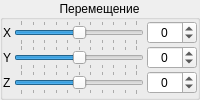
           <widget class="QGroupBox" name="groupBox_3">
            <property name="title">
             <string>Перемещение</string>
            </property>
            <property name="alignment">
             <set>Qt::AlignCenter</set>
            </property>
            <layout class="QVBoxLayout" name="verticalLayout_9">
             <property name="spacing">
              <number>0</number>
             </property>
             <property name="leftMargin">
              <number>0</number>
             </property>
             <property name="topMargin">
              <number>0</number>
             </property>
             <property name="rightMargin">
              <number>0</number>
             </property>
             <property name="bottomMargin">
              <number>0</number>
             </property>
             <item>
              <layout class="QHBoxLayout" name="horizontalLayout_2">
               <property name="spacing">
                <number>3</number>
               </property>
               <item>
                <widget class="QLabel" name="l_mov_x">
                 <property name="text">
                  <string>X</string>
                 </property>
                </widget>
               </item>
               <item>
                <widget class="QSlider" name="Slider_X_mov">
                 <property name="minimum">
                  <number>-100</number>
                 </property>
                 <property name="maximum">
                  <number>100</number>
                 </property>
                 <property name="orientation">
                  <enum>Qt::Horizontal</enum>
                 </property>
                 <property name="tickPosition">
                  <enum>QSlider::TicksBothSides</enum>
                 </property>
                 <property name="tickInterval">
                  <number>20</number>
                 </property>
                </widget>
               </item>
               <item>
                <widget class="QSpinBox" name="SpinBox_X_mov">
                 <property name="minimumSize">
                  <size>
                   <width>50</width>
                   <height>0</height>
                  </size>
                 </property>
                 <property name="maximumSize">
                  <size>
                   <width>50</width>
                   <height>16777215</height>
                  </size>
                 </property>
                 <property name="alignment">
                  <set>Qt::AlignCenter</set>
                 </property>
                 <property name="minimum">
                  <number>-100</number>
                 </property>
                 <property name="maximum">
                  <number>100</number>
                 </property>
                 <property name="value">
                  <number>0</number>
                 </property>
                </widget>
               </item>
              </layout>
             </item>
             <item>
              <layout class="QHBoxLayout" name="horizontalLayout_4">
               <property name="spacing">
                <number>3</number>
               </property>
               <item>
                <widget class="QLabel" name="l_mov_y">
                 <property name="text">
                  <string>Y</string>
                 </property>
                </widget>
               </item>
               <item>
                <widget class="QSlider" name="Slider_Y_mov">
                 <property name="minimum">
                  <number>-100</number>
                 </property>
                 <property name="maximum">
                  <number>100</number>
                 </property>
                 <property name="orientation">
                  <enum>Qt::Horizontal</enum>
                 </property>
                 <property name="tickPosition">
                  <enum>QSlider::TicksBothSides</enum>
                 </property>
                 <property name="tickInterval">
                  <number>20</number>
                 </property>
                </widget>
               </item>
               <item>
                <widget class="QSpinBox" name="SpinBox_Y_mov">
                 <property name="sizePolicy">
                  <sizepolicy hsizetype="Minimum" vsizetype="Fixed">
                   <horstretch>0</horstretch>
                   <verstretch>0</verstretch>
                  </sizepolicy>
                 </property>
                 <property name="minimumSize">
                  <size>
                   <width>50</width>
                   <height>0</height>
                  </size>
                 </property>
                 <property name="maximumSize">
                  <size>
                   <width>50</width>
                   <height>16777215</height>
                  </size>
                 </property>
                 <property name="alignment">
                  <set>Qt::AlignCenter</set>
                 </property>
                 <property name="minimum">
                  <number>-100</number>
                 </property>
                 <property name="maximum">
                  <number>100</number>
                 </property>
                </widget>
               </item>
              </layout>
             </item>
             <item>
              <layout class="QHBoxLayout" name="horizontalLayout_5">
               <property name="spacing">
                <number>3</number>
               </property>
               <item>
                <widget class="QLabel" name="l_mov_z">
                 <property name="text">
                  <string>Z</string>
                 </property>
                </widget>
               </item>
               <item>
                <widget class="QSlider" name="Slider_Z_mov">
                 <property name="minimum">
                  <number>-100</number>
                 </property>
                 <property name="maximum">
                  <number>100</number>
                 </property>
                 <property name="orientation">
                  <enum>Qt::Horizontal</enum>
                 </property>
                 <property name="tickPosition">
                  <enum>QSlider::TicksBothSides</enum>
                 </property>
                 <property name="tickInterval">
                  <number>20</number>
                 </property>
                </widget>
               </item>
               <item>
                <widget class="QSpinBox" name="SpinBox_Z_mov">
                 <property name="minimumSize">
                  <size>
                   <width>50</width>
                   <height>0</height>
                  </size>
                 </property>
                 <property name="maximumSize">
                  <size>
                   <width>50</width>
                   <height>16777215</height>
                  </size>
                 </property>
                 <property name="alignment">
                  <set>Qt::AlignCenter</set>
                 </property>
                 <property name="minimum">
                  <number>-100</number>
                 </property>
                 <property name="maximum">
                  <number>100</number>
                 </property>
                </widget>
               </item>
              </layout>
             </item>
            </layout>
           </widget>
